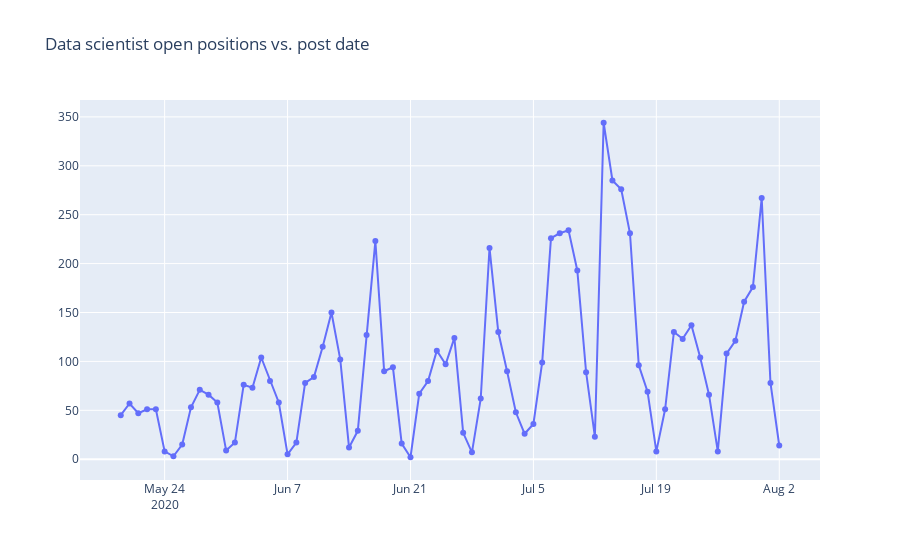

Notebook source saved alongside this figure:
### Code cell
fig = go.Figure()

fig.add_trace(go.Scatter(x=df_date_indeed['Date'], y=df_date_indeed['Jobnums'], mode='lines+markers'))

fig.update_layout(title='Data scientist open positions vs. post date')
fig.show()
